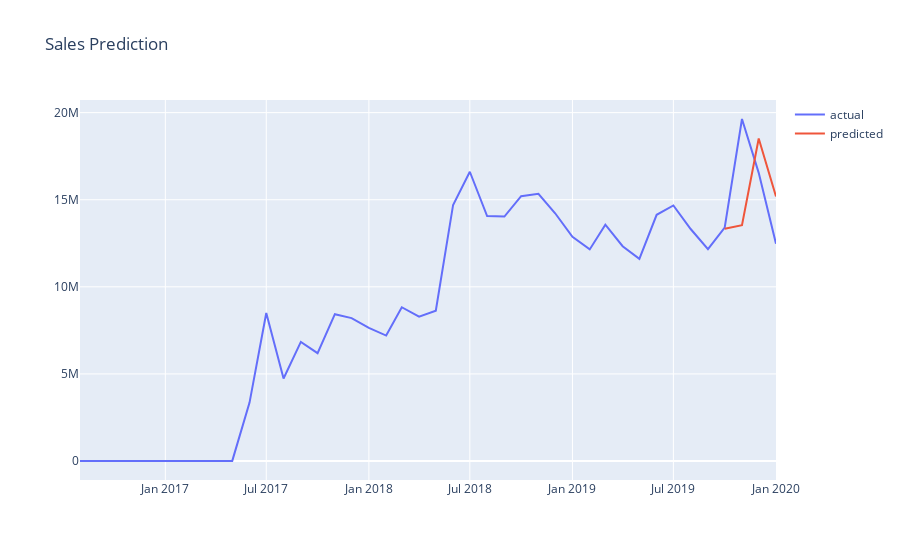

Write notebook code for a chart like this one.
### Code cell
#merge with actual sales dataframe
df_sales_pred = pd.merge(df_sales,df_result,on='date',how='left')
#plot actual and predicted
plot_data = [
    go.Scatter(
        x=df_sales_pred['date'],
        y=df_sales_pred['sales'],
        name='actual'
    ),
        go.Scatter(
        x=df_sales_pred['date'],
        y=df_sales_pred['pred_value'],
        name='predicted'
    )   
]
plot_layout = go.Layout(
        title='Sales Prediction'
    )
fig = go.Figure(data=plot_data, layout=plot_layout)

fig.show()
